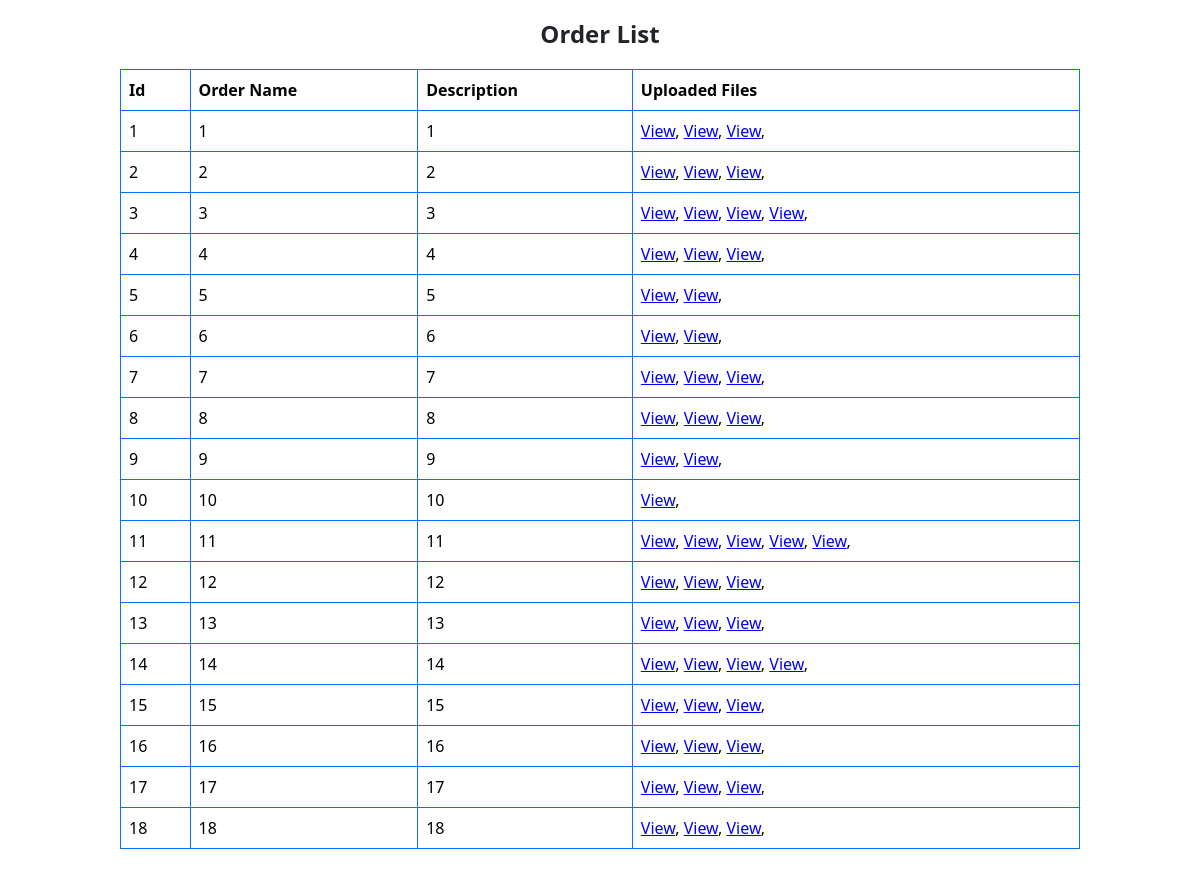
The page /view.php on the database its author committed.
### tables this page shows
CREATE TABLE `files` (
  `file_id` int(11) NOT NULL,
  `order_id` varchar(50) NOT NULL,
  `order_name` varchar(50) NOT NULL,
  `description` varchar(100) NOT NULL,
  `unique_id` varchar(30) NOT NULL,
  `file_name` longblob NOT NULL
);

### view.php (the view, shortened to what this page needs)
<?php
require("config.php");
try {
    $stmt = $conn->prepare("
        SELECT f.file_id, f.file_name, f.unique_id, o.order_id, f.order_name, f.description
        FROM files f
        INNER JOIN orders o ON f.order_id = o.order_id
    ");
    $stmt->execute();
    ?>
    <!DOCTYPE html>
    <html lang="en">
    <head>
        <link href="https://cdn.jsdelivr.net/npm/bootstrap@5.3.3/dist/css/bootstrap.min.css" rel="stylesheet">
    </head>
    <body>
    <h2 class="header-cls">Order List</h2>
    <div class="view-table">
        <table class="table table-bordered border-primary">
            <thead>
                <tr>
                    <th>Id</th>
                    <th>Order Name</th>
                    <th>Description</th>
                    <th>Uploaded Files</th>
                </tr>
            </thead>
            <tbody>
            <?php
            while ($row = $stmt->fetch(PDO::FETCH_ASSOC)) {
                echo "<tr>";
                echo "<td>" . htmlspecialchars($row['file_id']) . "</td>";
                echo "<td>" . htmlspecialchars($row['order_name']) . "</td>";
                echo "<td>" . htmlspecialchars($row['description']) . "</td>";
                echo "<td>";
                $file_names = explode(',', $row["file_name"]);
                foreach ($file_names as $file_name) {
                    echo "<a href='uploads/" . htmlspecialchars($file_name) . "' class='file-preview' target='_blank'>View</a>, ";
                }
                echo "</td>";
                echo "</tr>";
            }
            ?>
            </tbody>
        </table>
    </div>
    </body>
    </html>
    <?php
} catch(PDOException $e) {
    echo "Error: " . $e->getMessage();
}
?>

### view.php (style rules this page uses)
.header-cls { font-size: 24px; font-weight: bold; margin-top: 20px; text-align: center; }
.view-table { margin: 20px auto; width: 80%; }
.file-preview { cursor: pointer; color: blue; }

### rows shown on the page
files: file_id "1", order_name "1", description "1"
files: file_id "2", order_name "2", description "2"
files: file_id "3", order_name "3", description "3"
files: file_id "4", order_name "4", description "4"
files: file_id "5", order_name "5", description "5"
files: file_id "6", order_name "6", description "6"
files: file_id "7", order_name "7", description "7"
files: file_id "8", order_name "8", description "8"
files: file_id "9", order_name "9", description "9"
files: file_id "10", order_name "10", description "10"
files: file_id "11", order_name "11", description "11"
files: file_id "12", order_name "12", description "12"
files: file_id "13", order_name "13", description "13"
files: file_id "14", order_name "14", description "14"
files: file_id "15", order_name "15", description "15"
files: file_id "16", order_name "16", description "16"
files: file_id "17", order_name "17", description "17"
files: file_id "18", order_name "18", description "18"
